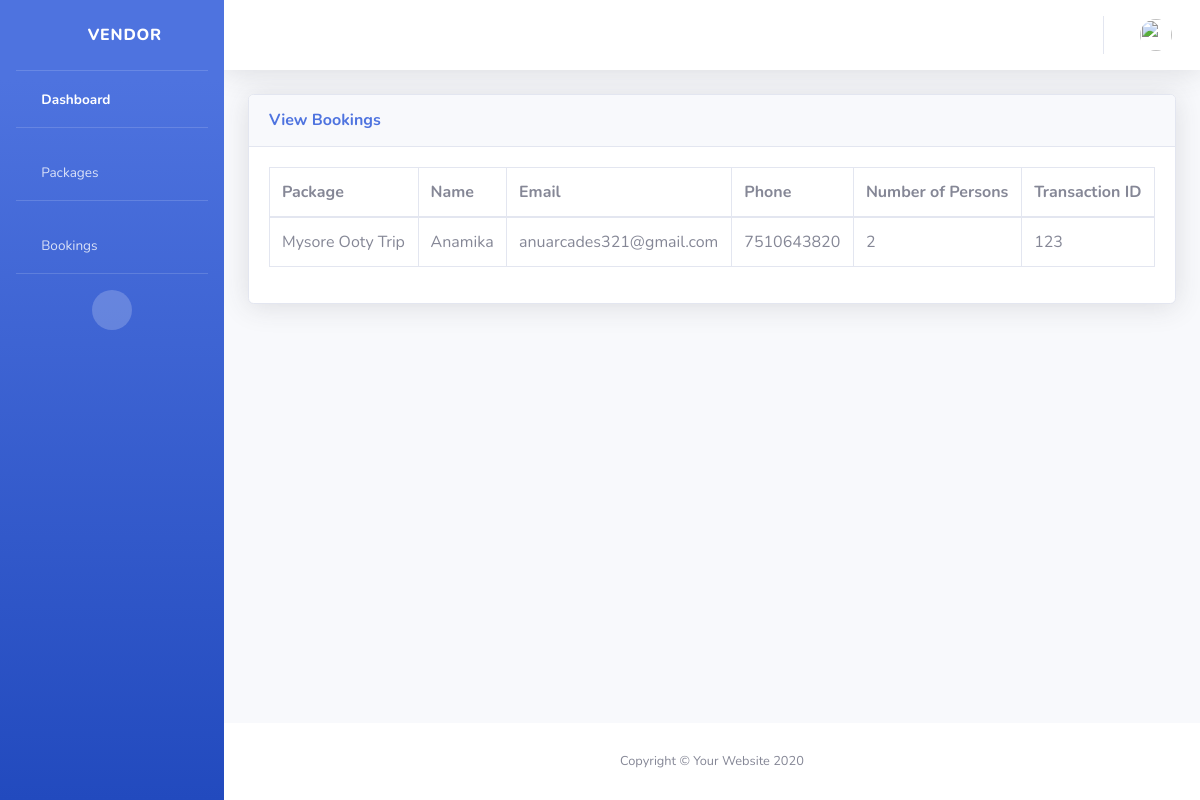
The app's page /bookings/, older data.
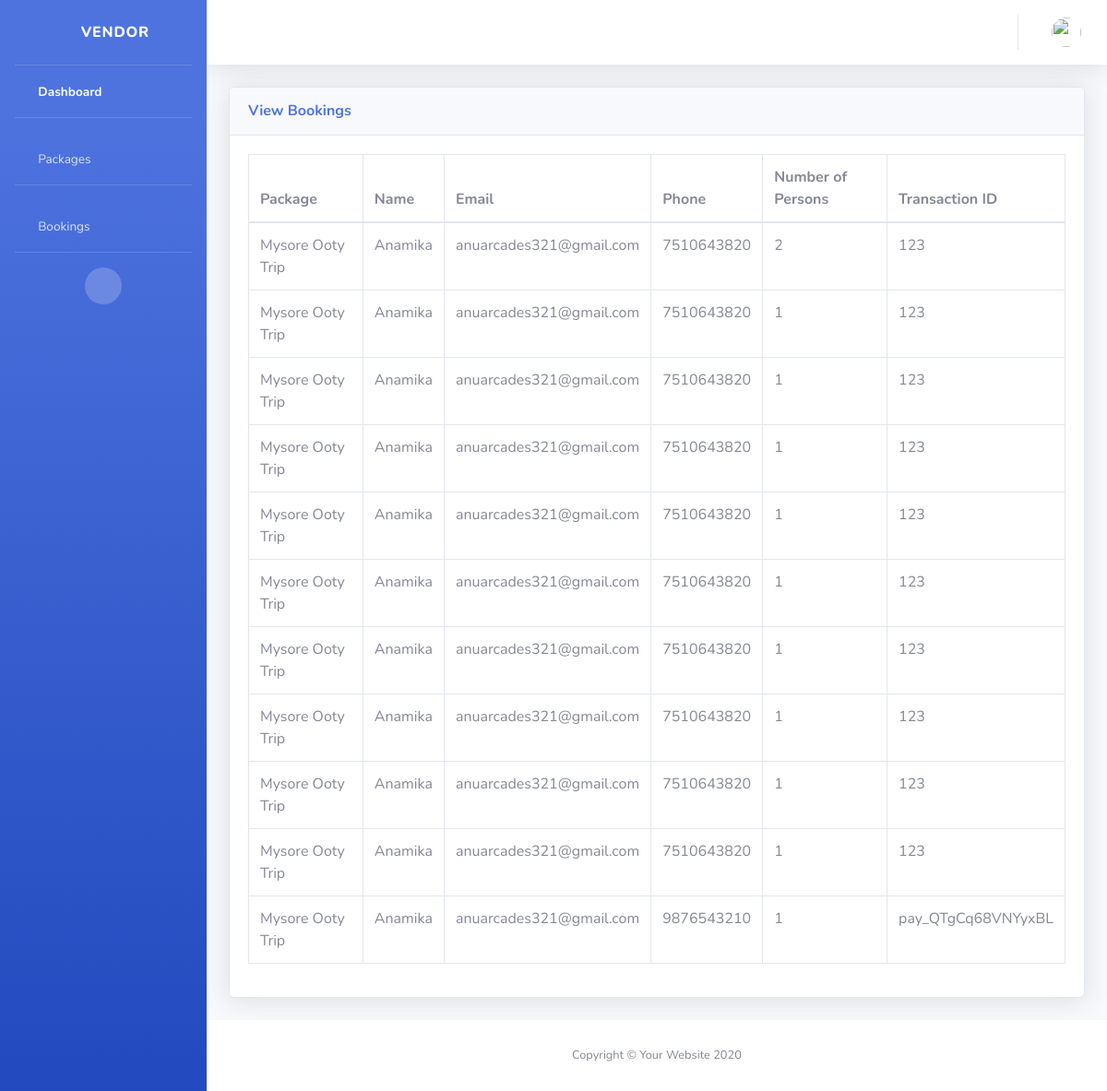
The same page, newer data.
### vendor/models.py (models this page shows)
class booking_table(models.Model):
    package_id = models.ForeignKey(package_table,on_delete=models.SET_DEFAULT,default=1)
    name = models.CharField(max_length=90, default=None)
    email = models.CharField(max_length=90, default=None)
    phone = models.CharField(max_length=10, default=None)
    no_of_persons = models.IntegerField()
    price = models.FloatField()
    payment_status = models.CharField(max_length=30)
    transaction_id = models.CharField(max_length=90, default="123")
    user_id = models.ForeignKey(register_table, on_delete=models.SET_DEFAULT, default=1)
    booking_status = models.CharField(max_length=30, default=None)
    created_at=models.DateTimeField()
    updated_at=models.DateTimeField()
    class Meta:
        db_table = "bookings"

class package_table(models.Model):
    package_name=models.CharField(max_length=100)
    destination=models.CharField(max_length=100)
    duration=models.CharField(max_length=50)
    price=models.FloatField()
    created_at=models.DateTimeField()
    updated_at=models.DateTimeField()
    description=models.CharField( max_length=150)
    start_date=models.DateField()
    end_date=models.DateField()
    images=models.ImageField(upload_to='images/')
    status=models.CharField(max_length=20)
    vendor_id=models.ForeignKey(register_table,on_delete=models.SET_DEFAULT,default=1)
    class Meta:
        db_table="packages"

### vendor/views.py (the view)
# urls.py: path('bookings/',views.bookings),
def bookings(request):
    bookings = booking_table.objects.filter(booking_status='booked')
    return render(request,'bookings.html', {'bookings': bookings})

### vendor/templates/bookings.html (shortened to what this page needs)
<!DOCTYPE html>
<html lang="en">
{% load static %}
<head>
    <link href="{% static 'vendor/fontawesome-free/css/all.min.css' %}" rel="stylesheet" type="text/css">
    <link href="{% static 'css/sb-admin-2.min.css' %}" rel="stylesheet">
    <link href="{% static 'css/vendor_style.css' %}" rel="stylesheet">
</head>
<body id="page-top">
    <div id="wrapper">
        <ul class="navbar-nav bg-gradient-primary sidebar sidebar-dark accordion" id="accordionSidebar">
            <a class="sidebar-brand d-flex align-items-center justify-content-center" href="">
                <div class="sidebar-brand-icon rotate-n-15">
                    <i class="fas fa-laugh-wink"></i>
                </div>
                <div class="sidebar-brand-text mx-3">Vendor</div>
            </a>
            <hr class="sidebar-divider my-0">
            <li class="nav-item active">
                <a class="nav-link" href="/vendor_index/">
                    <i class="fas fa-fw fa-tachometer-alt"></i>
                    <span>Dashboard</span></a>
            </li>
            <hr class="sidebar-divider">
            <li class="nav-item">
                <a class="nav-link collapsed" href="#" data-toggle="collapse" data-target="#collapseTwo"
                    aria-expanded="true" aria-controls="collapseTwo">
                    <i class="fas fa-fw fa-cog"></i>
                    <span>Packages</span>
                </a>
            </li>
            <hr class="sidebar-divider">
            <li class="nav-item">
                <a class="nav-link" href="/bookings/">
                    <i class="fas fa-fw fa-table"></i>
                    <span>Bookings</span></a>
            </li>
            <hr class="sidebar-divider d-none d-md-block">
            <div class="text-center d-none d-md-inline">
                <button class="rounded-circle border-0" id="sidebarToggle"></button>
            </div>
        </ul>
        <div id="content-wrapper" class="d-flex flex-column">
            <div id="content">
                <nav class="navbar navbar-expand navbar-light bg-white topbar mb-4 static-top shadow">
                    <ul class="navbar-nav ml-auto">
                        <li class="nav-item dropdown no-arrow">
                            <a class="nav-link dropdown-toggle" href="#" id="userDropdown" role="button"
                                data-toggle="dropdown" aria-haspopup="true" aria-expanded="false">
                                <img class="img-profile rounded-circle"
                                    src="{% static 'img/undraw_profile.svg' %}">
                            </a>
                        </li>
                    </ul>
                </nav>
                <div class="container-fluid">
                    <div class="card shadow mb-4">
                        <div class="card-header py-3">
                            <h6 class="m-0 font-weight-bold text-primary">View Bookings</h6>
                        </div>
                        <div class="card-body">
                            <div class="table-responsive">
                                <table class="table table-bordered" id="dataTable" width="100%" cellspacing="0">
                                    <thead>
                                        <tr>
                                            <th>Package</th>
                                            <th>Name</th>
                                            <th>Email</th>
                                            <th>Phone</th>
                                            <th>Number of Persons</th>
                                            <th>Transaction ID</th>
                                        </tr>
                                    </thead>
                                    <tbody>
                                        {% for data in bookings %}
                                        <tr>
                                            <td>{{data.package_id.package_name}}</td>
                                            <td>{{data.name}}</td>
                                            <td>{{data.email}}</td>
                                            <td>{{data.phone}}</td>
                                            <td>{{data.no_of_persons}}</td>
                                            <td>{{data.transaction_id}}</td>
                                        </tr>
                                        {% endfor %}
                                    </tbody>
                                </table>
                            </div>
                        </div>
                    </div>
                </div>
            </div>
            <footer class="sticky-footer bg-white">
                <div class="container my-auto">
                    <div class="copyright text-center my-auto">
                        <span>Copyright &copy; Your Website 2020</span>
                    </div>
                </div>
            </footer>
        </div>
    </div>
</body>
</html>

Row changes from the older to the newer data that the page shows:
added booking_table: package_id.package_name "Mysore Ooty Trip", name "Anamika", email "anuarcades321@gmail.com", phone "7510643820", no_of_persons "1", transaction_id "123"
added booking_table: package_id.package_name "Mysore Ooty Trip", name "Anamika", email "anuarcades321@gmail.com", phone "7510643820", no_of_persons "1", transaction_id "123"
added booking_table: package_id.package_name "Mysore Ooty Trip", name "Anamika", email "anuarcades321@gmail.com", phone "7510643820", no_of_persons "1", transaction_id "123"
added booking_table: package_id.package_name "Mysore Ooty Trip", name "Anamika", email "anuarcades321@gmail.com", phone "7510643820", no_of_persons "1", transaction_id "123"
added booking_table: package_id.package_name "Mysore Ooty Trip", name "Anamika", email "anuarcades321@gmail.com", phone "7510643820", no_of_persons "1", transaction_id "123"
added booking_table: package_id.package_name "Mysore Ooty Trip", name "Anamika", email "anuarcades321@gmail.com", phone "7510643820", no_of_persons "1", transaction_id "123"
added booking_table: package_id.package_name "Mysore Ooty Trip", name "Anamika", email "anuarcades321@gmail.com", phone "7510643820", no_of_persons "1", transaction_id "123"
added booking_table: package_id.package_name "Mysore Ooty Trip", name "Anamika", email "anuarcades321@gmail.com", phone "7510643820", no_of_persons "1", transaction_id "123"
added booking_table: package_id.package_name "Mysore Ooty Trip", name "Anamika", email "anuarcades321@gmail.com", phone "7510643820", no_of_persons "1", transaction_id "123"
added booking_table: package_id.package_name "Mysore Ooty Trip", name "Anamika", email "anuarcades321@gmail.com", phone "9876543210", no_of_persons "1", transaction_id "pay_QTgCq68VNYyxBL"
